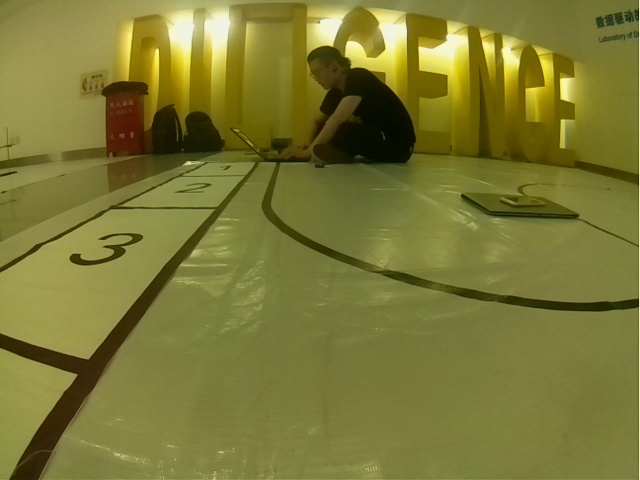
#> input picture test_image/00.4208887.jpg, 640 x 480 px
$ python image_processing_test.py
#> lines starting #> are read from the running program, lines starting #| are printed output that depends on the picture; after the words box and inside, x2 and y2 are one past the last pixel; in counts of white or black regions, pixels touching at a corner belong together; long printed decimals are rounded
# Used for image processing test

from cv2 import cv2 as cv
import numpy as np
import camera_capturer
import func
import image_processing
from sklearn.cluster import KMeans
import time
import os

def find_nearest(target, data):
    # [6 lines of commented-out code are left out]
    results = []
    for i in range(len(target)):
        temp = data[:,0] - target[i]
        idx = np.argmin(abs(temp))
        results.append(data[idx])
    return results


def line_detect_possible_demo(image):
    gray = cv.cvtColor(image, cv.COLOR_RGB2GRAY)
    edges = cv.Canny(gray, 50, 150, apertureSize=3)  # apertureSize参数默认其实就是3
    lines = cv.HoughLinesP(edges, 1, np.pi / 180, 60, minLineLength=60, maxLineGap=5)
    for line in lines:
        x1, y1, x2, y2 = line[0]
        cv.line(image, (x1, y1), (x2, y2), (0, 0, 255), 2)
    cv.imshow("line_detect_possible_demo", image)
    cv.waitKey(1)


def cluster_analysis(data, class_num=3):
    kmeans = KMeans(n_clusters=class_num, random_state=10).fit(data)
#    print(kmeans.cluster_centers_)
    return kmeans.cluster_centers_


def line_detection(image):
    gray = cv.cvtColor(image, cv.COLOR_RGB2GRAY)
    edges = cv.Canny(gray, 50, 150, apertureSize=3)  #apertureSize参数默认其实就是3
    cv.imshow("edges", edges)
    lines = cv.HoughLines(edges, 1, np.pi/180, 80)
    data = []
    for line in lines:
        rho, theta = line[0]  #line[0]存储的是点到直线的极径和极角，其中极角是弧度表示的。
        a = np.cos(theta)   #theta是弧度
        b = np.sin(theta)
        x0 = a * rho    #代表x = r * cos（theta）
        y0 = b * rho    #代表y = r * sin（theta）
        x1 = int(x0 + 1000 * (-b))  # 计算直线起点横坐标
        y1 = int(y0 + 1000 * a)     # 计算起始起点纵坐标
        x2 = int(x0 - 1000 * (-b))  # 计算直线终点横坐标
        y2 = int(y0 - 1000 * a)     # 计算直线终点纵坐标
        cv.line(image, (x1, y1), (x2, y2), (0, 0, 255), 2)
        data.append([theta, x0, y0])
#        print(theta)
    data = np.array(data)
    slope_data = data[:, 0]
    slope_data = slope_data.reshape(-1, 1)
    kmeans = cluster_analysis(slope_data)

    results = find_nearest(kmeans, data)
    print(results)

    for i in results:
        theta = i[0]
        x0 = i[1]
        y0 = i[2]
        a = np.cos(theta)   #theta是弧度
        b = np.sin(theta)
        x1 = int(x0 + 1000 * (-b))  # 计算直线起点横坐标
        y1 = int(y0 + 1000 * a)     # 计算起始起点纵坐标
        x2 = int(x0 - 1000 * (-b))  # 计算直线终点横坐标
        y2 = int(y0 - 1000 * a)     # 计算直线终点纵坐标
        cv.line(image, (x1, y1), (x2, y2), (0, 255, 255), 2)
    # return kmeans, data
    cv.imshow("image-lines", image)
    cv.waitKey(5000)
    # cv.waitKey()


if __name__ == "__main__":
    # cap = camera_capturer.CameraCapturer("rear")
    # img = cv.imread("hog.jpg")
    name = os.listdir("test_image/")
    # [5 lines of commented-out code are left out]
    for i in name:
        img = cv.imread("test_image/" + i)
#> img is the input picture: shape (480, 640, 3); mean B, G, R 53, 120.8, 123.1
        width = img.shape[1]
#> width = 640
        height = img.shape[0]
#> height = 480
        roi = img[int(height*2/6):height, 0:int(width//2), :]
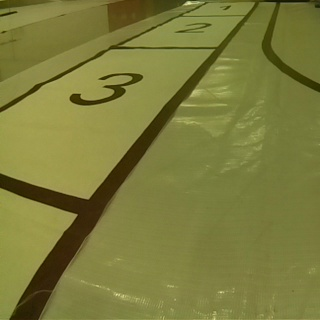
#> roi: shape (320, 320, 3); mean B, G, R 59.5, 123.7, 124.1
        start = time.time()
        line_detection(roi)
#> in line_detection, `gray = cv.cvtColor(image, cv.COLOR_RGB2GRAY)`:
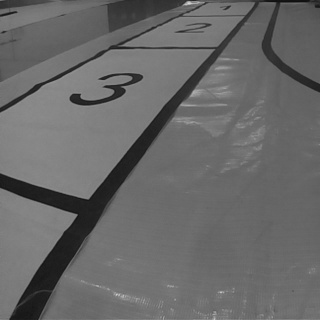
#> gray: shape (320, 320); min 15, max 218, mean 104.5
#> in line_detection, `edges = cv.Canny(gray, 50, 150, apertureSize=3)`:
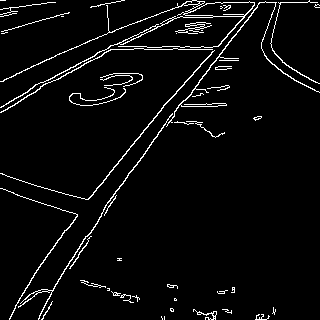
#> edges: shape (320, 320); 4.2% white in thin lines or dots
#> in line_detection, `lines = cv.HoughLines(edges, 1, np.pi/180, 80)`: lines = 26 rows, first 8: [208, 0.646], [192, 0.733], [95, 1.1], [209, 0.628], [194, 0.716], [194, 0.681], [206, 0.663], [206, 0.628]
#> the loop in line_detection, `for line in lines:` made 26 passes
#> (rho, theta, a, b, x0, y0, x1, y1) on passes 1 to 12: (208, 0.646, 0.799, 0.602, 166.1, 125.2, -435, 923), (192, 0.733, 0.743, 0.669, 142.7, 128.5, -526, 871), (95, 1.1, 0.454, 0.891, 43.13, 84.65, -847, 538), (209, 0.628, 0.809, 0.588, 169.1, 122.8, -418, 931), (194, 0.716, 0.755, 0.656, 146.4, 127.3, -509, 881), (194, 0.681, 0.777, 0.629, 150.8, 122.1, -478, 899), (206, 0.663, 0.788, 0.616, 162.3, 126.8, -453, 914), (206, 0.628, 0.809, 0.588, 166.7, 121.1, -421, 930), (193, 0.663, 0.788, 0.616, 152.1, 118.8, -463, 906), (91, 1.13, 0.423, 0.906, 38.46, 82.47, -867, 505), (205, 0.593, 0.829, 0.559, 170, 114.6, -389, 943), (2, 1.57, -4.37e-08, 1, -8.74e-08, 2, -1000, 1)
#> after the loop in line_detection, `for line in lines:`:
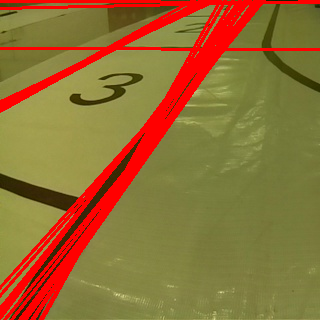
#> image: shape (320, 320, 3); 14.53% of pixels changed, all inside (x1, y1, x2, y2) = (0, 0, 320, 320)
#> after the loop in line_detection, `for line in lines:`: data = 26 items, first 6: [0.646, 166.1, 125.2], [0.733, 142.7, 128.5], [1.1, 43.13, 84.65], [0.628, 169.1, 122.8], [0.716, 146.4, 127.3], [0.681, 150.8, 122.1]
#> in line_detection, `data = np.array(data)`: data = 26 rows, first 8: [0.646, 166.1, 125.2], [0.733, 142.7, 128.5], [1.1, 43.13, 84.65], [0.628, 169.1, 122.8], [0.716, 146.4, 127.3], [0.681, 150.8, 122.1], [0.663, 162.3, 126.8], [0.628, 166.7, 121.1]
#> in line_detection, `slope_data = data[:, 0]`: slope_data = 26 values, max 1.57 at index 11, min 0.506 at index 24, mean 0.862
#> in line_detection, `kmeans = cluster_analysis(slope_data)`: kmeans = [1.56, 0.628, 1.09]
#> the loop in find_nearest, `for i in range(len(target)):` made 3 passes
#> idx on passes 1 to 3: 11, 3, 2
#> after the loop in find_nearest, `for i in range(len(target)):`: results = [[1.57, -8.74e-08, 2], [0.628, 169.1, 122.8], [1.1, 43.13, 84.65]]
#| [array([ 1.5707964e+00, -8.7422777e-08,  2.0000000e+00], dtype=float32), array([  0.6283, 169.085   , 122.847  ], dtype=float32), array([ 1.100, 43.1291   , 84.646  ], dtype=float32)]
#> the loop in line_detection, `for i in results:` made 3 passes
#> (theta, x0, y0, a, b, x1, y1, x2) on passes 1 to 3: (1.57, -8.74e-08, 2, -4.37e-08, 1, -1000, 1, 999), (0.628, 169.1, 122.8, 0.809, 0.588, -418, 931, 756), (1.1, 43.13, 84.65, 0.454, 0.891, -847, 538, 934)
#> after the loop in line_detection, `for i in results:`:
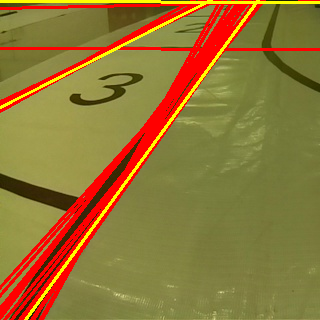
#> image: shape (320, 320, 3); 2.85% of pixels changed, all inside (x1, y1, x2, y2) = (0, 0, 320, 320)
        end = time.time()
        print(end - start)
#> pass 2 of the loop `for i in name:`:
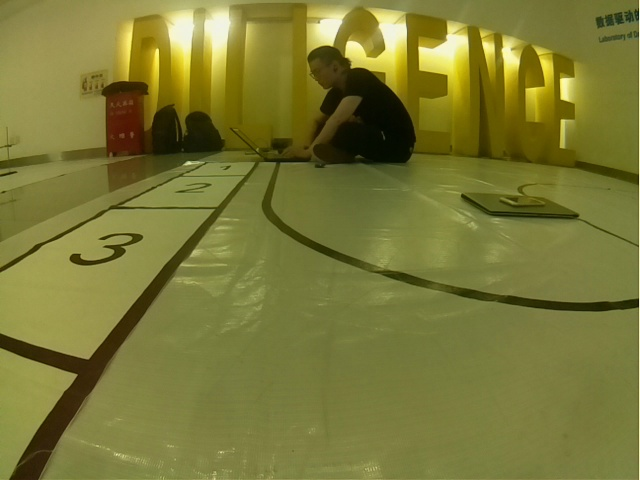
#> input picture test_image/00.9470408.jpg, 640 x 480 px
#> img is the input picture: shape (480, 640, 3); mean B, G, R 53.6, 120.6, 122.3
#> in line_detection (call 2), `edges = cv.Canny(gray, 50, 150, apertureSize=3)`:
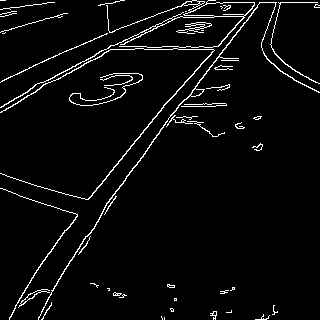
#> edges: shape (320, 320); 4.1% white in thin lines or dots
#> lines = 25 rows, first 8: [208, 0.646], [95, 1.1], [192, 0.733], [194, 0.716], [206, 0.628], [209, 0.628], [194, 0.681], [206, 0.663]
#> the loop in line_detection (call 2), `for line in lines:` made 25 passes
#> after the loop in line_detection (call 2), `for line in lines:`: data = 25 items, first 6: [0.646, 166.1, 125.2], [1.1, 43.13, 84.65], [0.733, 142.7, 128.5], [0.716, 146.4, 127.3], [0.628, 166.7, 121.1], [0.628, 169.1, 122.8]
#> in line_detection (call 2), `data = np.array(data)`: data = 25 rows, first 8: [0.646, 166.1, 125.2], [1.1, 43.13, 84.65], [0.733, 142.7, 128.5], [0.716, 146.4, 127.3], [0.628, 166.7, 121.1], [0.628, 169.1, 122.8], [0.681, 150.8, 122.1], [0.663, 162.3, 126.8]
#> slope_data = 25 values, max 1.57 at index 11, min 0.559 at index 20, mean 0.903
#> kmeans = [1.11, 0.646, 1.56]
#> the loop in find_nearest (call 2), `for i in range(len(target)):` made 3 passes
#> idx on passes 1 to 3: 1, 0, 11
#> in line_detection (call 2), `results = find_nearest(kmeans, data)`: results = [[1.1, 43.13, 84.65], [0.646, 166.1, 125.2], [1.57, -8.74e-08, 2]]
#| [array([ 1.100, 43.1291   , 84.646  ], dtype=float32), array([  0.6458, 166.1162   , 125.178  ], dtype=float32), array([ 1.5707964e+00, -8.7422777e-08,  2.0000000e+00], dtype=float32)]
#> the loop in line_detection (call 2), `for i in results:` made 3 passes
#> (theta, x0, y0, a, b, x1, y1, x2) on passes 1 to 3: (1.1, 43.13, 84.65, 0.454, 0.891, -847, 538, 934), (0.646, 166.1, 125.2, 0.799, 0.602, -435, 923, 767), (1.57, -8.74e-08, 2, -4.37e-08, 1, -1000, 1, 999)
#> after the loop in line_detection (call 2), `for i in results:`:
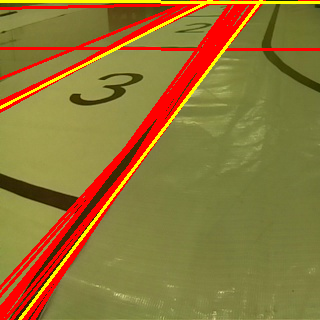
#> image: shape (320, 320, 3); mean B, G, R 53.9, 116.8, 144.9
#> pass 3 of the loop `for i in name:`:
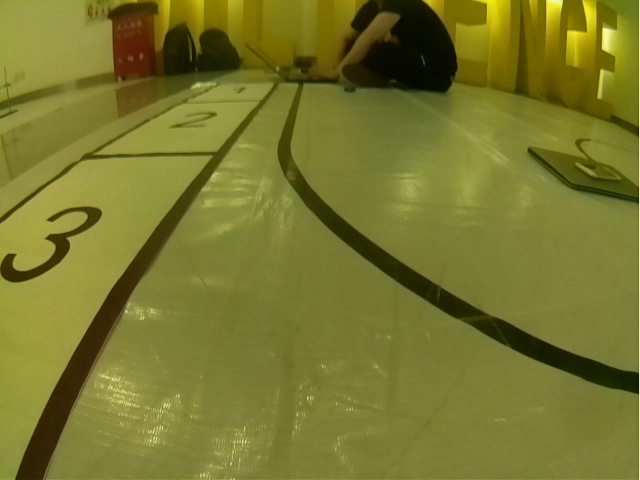
#> input picture test_image/0109.89015.jpg, 640 x 480 px
#> img is the input picture: shape (480, 640, 3); mean B, G, R 44.9, 119.4, 119.9
#> in line_detection (call 3), `edges = cv.Canny(gray, 50, 150, apertureSize=3)`:
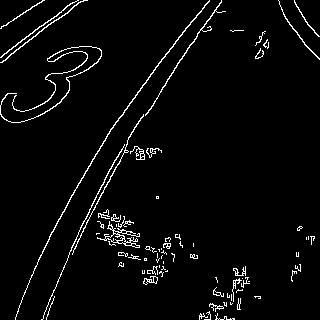
#> edges: shape (320, 320); 3.5% white in thin lines or dots
#> lines = 16 rows, first 8: [183, 0.593], [178, 0.471], [184, 0.576], [160, 0.524], [166, 0.628], [185, 0.541], [165, 0.646], [176, 0.454]
#> the loop in line_detection (call 3), `for line in lines:` made 16 passes
#> (rho, theta, a, b, x0, y0, x1, y1) on passes 1 to 8: (183, 0.593, 0.829, 0.559, 151.7, 102.3, -407, 931), (178, 0.471, 0.891, 0.454, 158.6, 80.81, -295, 971), (184, 0.576, 0.839, 0.545, 154.3, 100.2, -390, 938), (160, 0.524, 0.866, 0.5, 138.6, 80, -361, 946), (166, 0.628, 0.809, 0.588, 134.3, 97.57, -453, 906), (185, 0.541, 0.857, 0.515, 158.6, 95.28, -356, 952), (165, 0.646, 0.799, 0.602, 131.8, 99.3, -470, 897), (176, 0.454, 0.899, 0.438, 158.2, 77.15, -280, 975)
#| [array([  0.4712, 158.599   ,  80.810   ], dtype=float32), array([  0.5411, 158.576   ,  95.282   ], dtype=float32), array([  0.6458, 131.775  ,  99.299  ], dtype=float32)]
#> the loop in line_detection (call 3), `for i in results:` made 3 passes
#> i on passes 1 to 3: [0.471, 158.6, 80.81], [0.541, 158.6, 95.28], [0.646, 131.8, 99.3]
#> after the loop in line_detection (call 3), `for i in results:`:
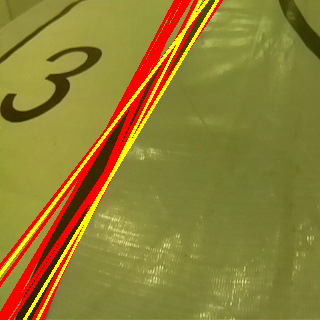
#> image: shape (320, 320, 3); mean B, G, R 49.6, 126.3, 144


        # [24 lines of commented-out code are left out]
